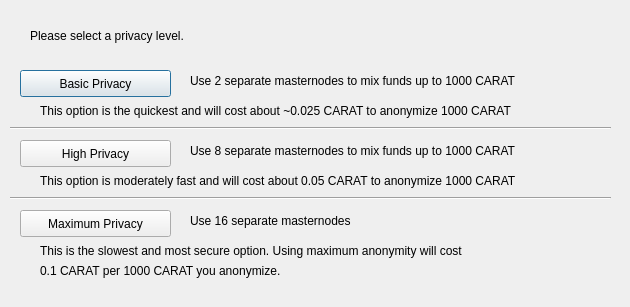
<?xml version="1.0" encoding="UTF-8"?>
<ui version="4.0">
 <class>DarksendConfig</class>
 <widget class="QDialog" name="DarksendConfig">
  <property name="geometry">
   <rect>
    <x>0</x>
    <y>0</y>
    <width>630</width>
    <height>307</height>
   </rect>
  </property>
  <property name="windowTitle">
   <string>Configure Darksend</string>
  </property>
  <widget class="QPushButton" name="buttonBasic">
   <property name="geometry">
    <rect>
     <x>20</x>
     <y>70</y>
     <width>151</width>
     <height>27</height>
    </rect>
   </property>
   <property name="text">
    <string>Basic Privacy</string>
   </property>
  </widget>
  <widget class="QPushButton" name="buttonHigh">
   <property name="geometry">
    <rect>
     <x>20</x>
     <y>140</y>
     <width>151</width>
     <height>27</height>
    </rect>
   </property>
   <property name="text">
    <string>High Privacy</string>
   </property>
  </widget>
  <widget class="QPushButton" name="buttonMax">
   <property name="geometry">
    <rect>
     <x>20</x>
     <y>210</y>
     <width>151</width>
     <height>27</height>
    </rect>
   </property>
   <property name="text">
    <string>Maximum Privacy</string>
   </property>
  </widget>
  <widget class="QLabel" name="label">
   <property name="geometry">
    <rect>
     <x>30</x>
     <y>20</y>
     <width>571</width>
     <height>31</height>
    </rect>
   </property>
   <property name="text">
    <string>Please select a privacy level.</string>
   </property>
  </widget>
  <widget class="QLabel" name="label_2">
   <property name="geometry">
    <rect>
     <x>190</x>
     <y>70</y>
     <width>421</width>
     <height>21</height>
    </rect>
   </property>
   <property name="text">
    <string>Use 2 separate masternodes to mix funds up to 1000 CARAT</string>
   </property>
  </widget>
  <widget class="QLabel" name="label_3">
   <property name="geometry">
    <rect>
     <x>190</x>
     <y>140</y>
     <width>411</width>
     <height>21</height>
    </rect>
   </property>
   <property name="text">
    <string>Use 8 separate masternodes to mix funds up to 1000 CARAT</string>
   </property>
  </widget>
  <widget class="QLabel" name="label_4">
   <property name="geometry">
    <rect>
     <x>190</x>
     <y>210</y>
     <width>421</width>
     <height>21</height>
    </rect>
   </property>
   <property name="text">
    <string>Use 16 separate masternodes</string>
   </property>
  </widget>
  <widget class="QLabel" name="label_6">
   <property name="geometry">
    <rect>
     <x>40</x>
     <y>100</y>
     <width>561</width>
     <height>21</height>
    </rect>
   </property>
   <property name="text">
    <string>This option is the quickest and will cost about ~0.025 CARAT to anonymize 1000 CARAT</string>
   </property>
  </widget>
  <widget class="QLabel" name="label_7">
   <property name="geometry">
    <rect>
     <x>40</x>
     <y>170</y>
     <width>561</width>
     <height>21</height>
    </rect>
   </property>
   <property name="text">
    <string>This option is moderately fast and will cost about 0.05 CARAT to anonymize 1000 CARAT</string>
   </property>
  </widget>
  <widget class="QLabel" name="label_8">
   <property name="geometry">
    <rect>
     <x>40</x>
     <y>240</y>
     <width>561</width>
     <height>21</height>
    </rect>
   </property>
   <property name="text">
    <string>This is the slowest and most secure option. Using maximum anonymity will cost</string>
   </property>
  </widget>
  <widget class="QLabel" name="label_9">
   <property name="geometry">
    <rect>
     <x>40</x>
     <y>260</y>
     <width>561</width>
     <height>21</height>
    </rect>
   </property>
   <property name="text">
    <string>0.1 CARAT per 1000 CARAT you anonymize.</string>
   </property>
  </widget>
  <widget class="Line" name="line">
   <property name="geometry">
    <rect>
     <x>10</x>
     <y>120</y>
     <width>601</width>
     <height>16</height>
    </rect>
   </property>
   <property name="orientation">
    <enum>Qt::Horizontal</enum>
   </property>
  </widget>
  <widget class="Line" name="line_2">
   <property name="geometry">
    <rect>
     <x>10</x>
     <y>190</y>
     <width>601</width>
     <height>16</height>
    </rect>
   </property>
   <property name="orientation">
    <enum>Qt::Horizontal</enum>
   </property>
  </widget>
 </widget>
 <resources/>
 <connections/>
</ui>
